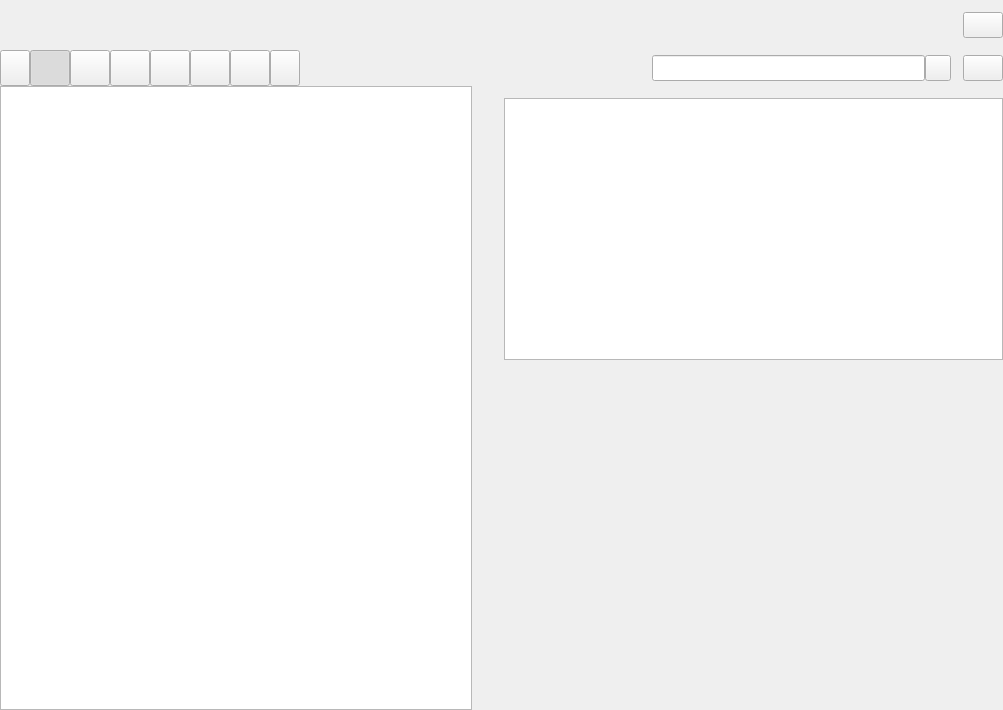
<?xml version="1.0" encoding="UTF-8"?>
<ui version="4.0">
    <class>RaptorStarPage</class>
    <widget class="QWidget" name="RaptorStarPage">
        <property name="geometry">
            <rect>
                <x>0</x>
                <y>0</y>
                <width>1003</width>
                <height>710</height>
            </rect>
        </property>
        <property name="windowTitle">
            <string>Form</string>
        </property>
        <layout class="QVBoxLayout" name="_StarPageLayout">
            <property name="spacing">
                <number>0</number>
            </property>
            <property name="leftMargin">
                <number>0</number>
            </property>
            <property name="topMargin">
                <number>0</number>
            </property>
            <property name="rightMargin">
                <number>0</number>
            </property>
            <property name="bottomMargin">
                <number>0</number>
            </property>
            <item>
                <widget class="QWidget" name="_Header" native="true">
                    <property name="minimumSize">
                        <size>
                            <width>0</width>
                            <height>50</height>
                        </size>
                    </property>
                    <property name="maximumSize">
                        <size>
                            <width>16777215</width>
                            <height>50</height>
                        </size>
                    </property>
                    <property name="styleSheet">
                        <string notr="true"/>
                    </property>
                    <layout class="QHBoxLayout" name="_HeaderLayout">
                        <property name="spacing">
                            <number>0</number>
                        </property>
                        <property name="leftMargin">
                            <number>0</number>
                        </property>
                        <property name="topMargin">
                            <number>0</number>
                        </property>
                        <property name="rightMargin">
                            <number>0</number>
                        </property>
                        <property name="bottomMargin">
                            <number>0</number>
                        </property>
                        <item>
                            <widget class="QWidget" name="_HeaderPanel" native="true">
                                <property name="minimumSize">
                                    <size>
                                        <width>0</width>
                                        <height>0</height>
                                    </size>
                                </property>
                                <property name="maximumSize">
                                    <size>
                                        <width>16777215</width>
                                        <height>16777215</height>
                                    </size>
                                </property>
                                <property name="styleSheet">
                                    <string notr="true"/>
                                </property>
                                <layout class="QVBoxLayout" name="_HeaderPanelLayout">
                                    <property name="spacing">
                                        <number>6</number>
                                    </property>
                                    <property name="sizeConstraint">
                                        <enum>QLayout::SetDefaultConstraint</enum>
                                    </property>
                                    <property name="leftMargin">
                                        <number>0</number>
                                    </property>
                                    <property name="topMargin">
                                        <number>0</number>
                                    </property>
                                    <property name="rightMargin">
                                        <number>0</number>
                                    </property>
                                    <property name="bottomMargin">
                                        <number>0</number>
                                    </property>
                                    <item>
                                        <widget class="QLabel" name="_Title">
                                            <property name="minimumSize">
                                                <size>
                                                    <width>0</width>
                                                    <height>32</height>
                                                </size>
                                            </property>
                                            <property name="maximumSize">
                                                <size>
                                                    <width>16777215</width>
                                                    <height>32</height>
                                                </size>
                                            </property>
                                            <property name="styleSheet">
                                                <string notr="true"/>
                                            </property>
                                            <property name="text">
                                                <string/>
                                            </property>
                                            <property name="alignment">
                                                <set>Qt::AlignLeading|Qt::AlignLeft|Qt::AlignVCenter</set>
                                            </property>
                                        </widget>
                                    </item>
                                    <item>
                                        <widget class="QLabel" name="_Description">
                                            <property name="minimumSize">
                                                <size>
                                                    <width>0</width>
                                                    <height>0</height>
                                                </size>
                                            </property>
                                            <property name="maximumSize">
                                                <size>
                                                    <width>16777215</width>
                                                    <height>16777215</height>
                                                </size>
                                            </property>
                                            <property name="styleSheet">
                                                <string notr="true"/>
                                            </property>
                                            <property name="text">
                                                <string/>
                                            </property>
                                            <property name="alignment">
                                                <set>Qt::AlignBottom|Qt::AlignLeading|Qt::AlignLeft</set>
                                            </property>
                                        </widget>
                                    </item>
                                </layout>
                            </widget>
                        </item>
                        <item>
                            <spacer name="_HeaderSpacer">
                                <property name="orientation">
                                    <enum>Qt::Horizontal</enum>
                                </property>
                                <property name="sizeHint" stdset="0">
                                    <size>
                                        <width>40</width>
                                        <height>20</height>
                                    </size>
                                </property>
                            </spacer>
                        </item>
                        <item>
                            <widget class="QWidget" name="_HeaderPanem" native="true">
                                <layout class="QHBoxLayout" name="_HeaderPanemLayout">
                                    <property name="spacing">
                                        <number>10</number>
                                    </property>
                                    <property name="leftMargin">
                                        <number>0</number>
                                    </property>
                                    <property name="topMargin">
                                        <number>0</number>
                                    </property>
                                    <property name="rightMargin">
                                        <number>0</number>
                                    </property>
                                    <property name="bottomMargin">
                                        <number>0</number>
                                    </property>
                                    <item>
                                        <widget class="QPushButton" name="_UnStarred">
                                            <property name="minimumSize">
                                                <size>
                                                    <width>0</width>
                                                    <height>26</height>
                                                </size>
                                            </property>
                                            <property name="maximumSize">
                                                <size>
                                                    <width>16777215</width>
                                                    <height>26</height>
                                                </size>
                                            </property>
                                            <property name="styleSheet">
                                                <string notr="true"/>
                                            </property>
                                            <property name="text">
                                                <string/>
                                            </property>
                                        </widget>
                                    </item>
                                </layout>
                            </widget>
                        </item>
                    </layout>
                </widget>
            </item>
            <item>
                <widget class="QWidget" name="_Control" native="true">
                    <property name="minimumSize">
                        <size>
                            <width>0</width>
                            <height>36</height>
                        </size>
                    </property>
                    <property name="maximumSize">
                        <size>
                            <width>16777215</width>
                            <height>36</height>
                        </size>
                    </property>
                    <property name="styleSheet">
                        <string notr="true"/>
                    </property>
                    <layout class="QHBoxLayout" name="_ControlLayout">
                        <property name="spacing">
                            <number>0</number>
                        </property>
                        <property name="leftMargin">
                            <number>0</number>
                        </property>
                        <property name="topMargin">
                            <number>0</number>
                        </property>
                        <property name="rightMargin">
                            <number>0</number>
                        </property>
                        <property name="bottomMargin">
                            <number>0</number>
                        </property>
                        <item>
                            <widget class="QWidget" name="_TabPanel" native="true">
                                <property name="sizePolicy">
                                    <sizepolicy hsizetype="Preferred" vsizetype="Preferred">
                                        <horstretch>0</horstretch>
                                        <verstretch>0</verstretch>
                                    </sizepolicy>
                                </property>
                                <property name="styleSheet">
                                    <string notr="true"/>
                                </property>
                                <layout class="QHBoxLayout" name="_TabPanelLayout">
                                    <property name="spacing">
                                        <number>0</number>
                                    </property>
                                    <property name="leftMargin">
                                        <number>0</number>
                                    </property>
                                    <property name="topMargin">
                                        <number>0</number>
                                    </property>
                                    <property name="rightMargin">
                                        <number>0</number>
                                    </property>
                                    <property name="bottomMargin">
                                        <number>0</number>
                                    </property>
                                    <item>
                                        <widget class="QPushButton" name="_TabPrev">
                                            <property name="sizePolicy">
                                                <sizepolicy hsizetype="Minimum" vsizetype="Preferred">
                                                    <horstretch>0</horstretch>
                                                    <verstretch>0</verstretch>
                                                </sizepolicy>
                                            </property>
                                            <property name="minimumSize">
                                                <size>
                                                    <width>30</width>
                                                    <height>0</height>
                                                </size>
                                            </property>
                                            <property name="maximumSize">
                                                <size>
                                                    <width>30</width>
                                                    <height>16777215</height>
                                                </size>
                                            </property>
                                            <property name="styleSheet">
                                                <string notr="true"/>
                                            </property>
                                            <property name="text">
                                                <string/>
                                            </property>
                                        </widget>
                                    </item>
                                    <item>
                                        <widget class="QPushButton" name="_TabAll">
                                            <property name="sizePolicy">
                                                <sizepolicy hsizetype="Minimum" vsizetype="Preferred">
                                                    <horstretch>0</horstretch>
                                                    <verstretch>0</verstretch>
                                                </sizepolicy>
                                            </property>
                                            <property name="styleSheet">
                                                <string notr="true"/>
                                            </property>
                                            <property name="text">
                                                <string/>
                                            </property>
                                            <property name="checkable">
                                                <bool>true</bool>
                                            </property>
                                            <property name="checked">
                                                <bool>true</bool>
                                            </property>
                                        </widget>
                                    </item>
                                    <item>
                                        <widget class="QPushButton" name="_TabFolder">
                                            <property name="sizePolicy">
                                                <sizepolicy hsizetype="Minimum" vsizetype="Preferred">
                                                    <horstretch>0</horstretch>
                                                    <verstretch>0</verstretch>
                                                </sizepolicy>
                                            </property>
                                            <property name="text">
                                                <string/>
                                            </property>
                                            <property name="checkable">
                                                <bool>true</bool>
                                            </property>
                                        </widget>
                                    </item>
                                    <item>
                                        <widget class="QPushButton" name="_TabVideo">
                                            <property name="sizePolicy">
                                                <sizepolicy hsizetype="Minimum" vsizetype="Preferred">
                                                    <horstretch>0</horstretch>
                                                    <verstretch>0</verstretch>
                                                </sizepolicy>
                                            </property>
                                            <property name="text">
                                                <string/>
                                            </property>
                                            <property name="checkable">
                                                <bool>true</bool>
                                            </property>
                                        </widget>
                                    </item>
                                    <item>
                                        <widget class="QPushButton" name="_TabAudio">
                                            <property name="sizePolicy">
                                                <sizepolicy hsizetype="Minimum" vsizetype="Preferred">
                                                    <horstretch>0</horstretch>
                                                    <verstretch>0</verstretch>
                                                </sizepolicy>
                                            </property>
                                            <property name="text">
                                                <string/>
                                            </property>
                                            <property name="checkable">
                                                <bool>true</bool>
                                            </property>
                                        </widget>
                                    </item>
                                    <item>
                                        <widget class="QPushButton" name="_TabImage">
                                            <property name="sizePolicy">
                                                <sizepolicy hsizetype="Minimum" vsizetype="Preferred">
                                                    <horstretch>0</horstretch>
                                                    <verstretch>0</verstretch>
                                                </sizepolicy>
                                            </property>
                                            <property name="text">
                                                <string/>
                                            </property>
                                            <property name="checkable">
                                                <bool>true</bool>
                                            </property>
                                        </widget>
                                    </item>
                                    <item>
                                        <widget class="QPushButton" name="_TabDocument">
                                            <property name="sizePolicy">
                                                <sizepolicy hsizetype="Minimum" vsizetype="Preferred">
                                                    <horstretch>0</horstretch>
                                                    <verstretch>0</verstretch>
                                                </sizepolicy>
                                            </property>
                                            <property name="text">
                                                <string/>
                                            </property>
                                            <property name="checkable">
                                                <bool>true</bool>
                                            </property>
                                        </widget>
                                    </item>
                                    <item>
                                        <widget class="QPushButton" name="_TabNext">
                                            <property name="sizePolicy">
                                                <sizepolicy hsizetype="Minimum" vsizetype="Preferred">
                                                    <horstretch>0</horstretch>
                                                    <verstretch>0</verstretch>
                                                </sizepolicy>
                                            </property>
                                            <property name="minimumSize">
                                                <size>
                                                    <width>30</width>
                                                    <height>0</height>
                                                </size>
                                            </property>
                                            <property name="maximumSize">
                                                <size>
                                                    <width>30</width>
                                                    <height>16777215</height>
                                                </size>
                                            </property>
                                            <property name="styleSheet">
                                                <string notr="true"/>
                                            </property>
                                            <property name="text">
                                                <string/>
                                            </property>
                                        </widget>
                                    </item>
                                </layout>
                            </widget>
                        </item>
                        <item>
                            <spacer name="_ControlSpacer">
                                <property name="orientation">
                                    <enum>Qt::Horizontal</enum>
                                </property>
                                <property name="sizeHint" stdset="0">
                                    <size>
                                        <width>40</width>
                                        <height>20</height>
                                    </size>
                                </property>
                            </spacer>
                        </item>
                        <item>
                            <widget class="QWidget" name="_ControlPanel" native="true">
                                <layout class="QHBoxLayout" name="_ControlPanelLayout">
                                    <property name="spacing">
                                        <number>12</number>
                                    </property>
                                    <property name="leftMargin">
                                        <number>0</number>
                                    </property>
                                    <property name="topMargin">
                                        <number>0</number>
                                    </property>
                                    <property name="rightMargin">
                                        <number>0</number>
                                    </property>
                                    <property name="bottomMargin">
                                        <number>0</number>
                                    </property>
                                    <item>
                                        <widget class="QWidget" name="_SearchPanel" native="true">
                                            <property name="styleSheet">
                                                <string notr="true"/>
                                            </property>
                                            <layout class="QHBoxLayout" name="_SearchPanelLayout" stretch="0,0">
                                                <property name="spacing">
                                                    <number>0</number>
                                                </property>
                                                <property name="leftMargin">
                                                    <number>0</number>
                                                </property>
                                                <property name="topMargin">
                                                    <number>0</number>
                                                </property>
                                                <property name="rightMargin">
                                                    <number>0</number>
                                                </property>
                                                <property name="bottomMargin">
                                                    <number>0</number>
                                                </property>
                                                <item>
                                                    <widget class="QLineEdit" name="_SearchEdit">
                                                        <property name="sizePolicy">
                                                            <sizepolicy hsizetype="Expanding" vsizetype="Expanding">
                                                                <horstretch>0</horstretch>
                                                                <verstretch>0</verstretch>
                                                            </sizepolicy>
                                                        </property>
                                                        <property name="minimumSize">
                                                            <size>
                                                                <width>0</width>
                                                                <height>26</height>
                                                            </size>
                                                        </property>
                                                        <property name="maximumSize">
                                                            <size>
                                                                <width>16777215</width>
                                                                <height>26</height>
                                                            </size>
                                                        </property>
                                                        <property name="styleSheet">
                                                            <string notr="true"/>
                                                        </property>
                                                    </widget>
                                                </item>
                                                <item>
                                                    <widget class="QPushButton" name="_Search">
                                                        <property name="sizePolicy">
                                                            <sizepolicy hsizetype="Fixed" vsizetype="Fixed">
                                                                <horstretch>0</horstretch>
                                                                <verstretch>0</verstretch>
                                                            </sizepolicy>
                                                        </property>
                                                        <property name="minimumSize">
                                                            <size>
                                                                <width>26</width>
                                                                <height>26</height>
                                                            </size>
                                                        </property>
                                                        <property name="maximumSize">
                                                            <size>
                                                                <width>26</width>
                                                                <height>26</height>
                                                            </size>
                                                        </property>
                                                        <property name="styleSheet">
                                                            <string notr="true"/>
                                                        </property>
                                                        <property name="text">
                                                            <string/>
                                                        </property>
                                                        <property name="iconSize">
                                                            <size>
                                                                <width>20</width>
                                                                <height>20</height>
                                                            </size>
                                                        </property>
                                                    </widget>
                                                </item>
                                            </layout>
                                        </widget>
                                    </item>
                                    <item>
                                        <widget class="QPushButton" name="_Refresh">
                                            <property name="minimumSize">
                                                <size>
                                                    <width>0</width>
                                                    <height>26</height>
                                                </size>
                                            </property>
                                            <property name="maximumSize">
                                                <size>
                                                    <width>16777215</width>
                                                    <height>26</height>
                                                </size>
                                            </property>
                                            <property name="styleSheet">
                                                <string notr="true"/>
                                            </property>
                                            <property name="text">
                                                <string/>
                                            </property>
                                        </widget>
                                    </item>
                                </layout>
                            </widget>
                        </item>
                    </layout>
                </widget>
            </item>
            <item>
                <widget class="QSplitter" name="_Splitter">
                    <property name="orientation">
                        <enum>Qt::Horizontal</enum>
                    </property>
                    <property name="handleWidth">
                        <number>1</number>
                    </property>
                    <property name="childrenCollapsible">
                        <bool>false</bool>
                    </property>
                    <widget class="RaptorTableView" name="_ItemView">
                        <property name="contextMenuPolicy">
                            <enum>Qt::NoContextMenu</enum>
                        </property>
                        <property name="styleSheet">
                            <string notr="true"/>
                        </property>
                        <property name="verticalScrollBarPolicy">
                            <enum>Qt::ScrollBarAsNeeded</enum>
                        </property>
                    </widget>
                    <widget class="QWidget" name="_ItemAttributePanel" native="true">
                        <property name="sizePolicy">
                            <sizepolicy hsizetype="Preferred" vsizetype="Preferred">
                                <horstretch>0</horstretch>
                                <verstretch>0</verstretch>
                            </sizepolicy>
                        </property>
                        <layout class="QGridLayout" name="_ItemAttributePanelLayout">
                            <property name="leftMargin">
                                <number>12</number>
                            </property>
                            <property name="topMargin">
                                <number>12</number>
                            </property>
                            <property name="rightMargin">
                                <number>0</number>
                            </property>
                            <property name="bottomMargin">
                                <number>12</number>
                            </property>
                            <property name="spacing">
                                <number>12</number>
                            </property>
                            <item row="1" column="0">
                                <widget class="QLabel" name="_ItemNameTip">
                                    <property name="minimumSize">
                                        <size>
                                            <width>0</width>
                                            <height>26</height>
                                        </size>
                                    </property>
                                    <property name="styleSheet">
                                        <string notr="true"/>
                                    </property>
                                    <property name="text">
                                        <string/>
                                    </property>
                                    <property name="alignment">
                                        <set>Qt::AlignRight|Qt::AlignTop|Qt::AlignTrailing</set>
                                    </property>
                                </widget>
                            </item>
                            <item row="5" column="1">
                                <widget class="QLabel" name="_ItemSize">
                                    <property name="sizePolicy">
                                        <sizepolicy hsizetype="Expanding" vsizetype="Fixed">
                                            <horstretch>0</horstretch>
                                            <verstretch>0</verstretch>
                                        </sizepolicy>
                                    </property>
                                    <property name="minimumSize">
                                        <size>
                                            <width>0</width>
                                            <height>26</height>
                                        </size>
                                    </property>
                                    <property name="maximumSize">
                                        <size>
                                            <width>16777215</width>
                                            <height>26</height>
                                        </size>
                                    </property>
                                    <property name="styleSheet">
                                        <string notr="true"/>
                                    </property>
                                    <property name="text">
                                        <string/>
                                    </property>
                                </widget>
                            </item>
                            <item row="3" column="1">
                                <widget class="QLabel" name="_ItemUpdated">
                                    <property name="sizePolicy">
                                        <sizepolicy hsizetype="Expanding" vsizetype="Fixed">
                                            <horstretch>0</horstretch>
                                            <verstretch>0</verstretch>
                                        </sizepolicy>
                                    </property>
                                    <property name="minimumSize">
                                        <size>
                                            <width>0</width>
                                            <height>26</height>
                                        </size>
                                    </property>
                                    <property name="maximumSize">
                                        <size>
                                            <width>16777215</width>
                                            <height>26</height>
                                        </size>
                                    </property>
                                    <property name="styleSheet">
                                        <string notr="true"/>
                                    </property>
                                    <property name="text">
                                        <string/>
                                    </property>
                                </widget>
                            </item>
                            <item row="3" column="0">
                                <widget class="QLabel" name="_ItemUpdatedTip">
                                    <property name="minimumSize">
                                        <size>
                                            <width>0</width>
                                            <height>26</height>
                                        </size>
                                    </property>
                                    <property name="maximumSize">
                                        <size>
                                            <width>16777215</width>
                                            <height>26</height>
                                        </size>
                                    </property>
                                    <property name="styleSheet">
                                        <string notr="true"/>
                                    </property>
                                    <property name="text">
                                        <string/>
                                    </property>
                                    <property name="alignment">
                                        <set>Qt::AlignRight|Qt::AlignTrailing|Qt::AlignVCenter</set>
                                    </property>
                                </widget>
                            </item>
                            <item row="5" column="0">
                                <widget class="QLabel" name="_ItemSizeTip">
                                    <property name="minimumSize">
                                        <size>
                                            <width>0</width>
                                            <height>26</height>
                                        </size>
                                    </property>
                                    <property name="maximumSize">
                                        <size>
                                            <width>16777215</width>
                                            <height>26</height>
                                        </size>
                                    </property>
                                    <property name="styleSheet">
                                        <string notr="true"/>
                                    </property>
                                    <property name="text">
                                        <string/>
                                    </property>
                                    <property name="alignment">
                                        <set>Qt::AlignRight|Qt::AlignTrailing|Qt::AlignVCenter</set>
                                    </property>
                                </widget>
                            </item>
                            <item row="1" column="1">
                                <widget class="QTextEdit" name="_ItemName">
                                    <property name="sizePolicy">
                                        <sizepolicy hsizetype="Expanding" vsizetype="Expanding">
                                            <horstretch>0</horstretch>
                                            <verstretch>0</verstretch>
                                        </sizepolicy>
                                    </property>
                                    <property name="minimumSize">
                                        <size>
                                            <width>0</width>
                                            <height>26</height>
                                        </size>
                                    </property>
                                    <property name="styleSheet">
                                        <string notr="true"/>
                                    </property>
                                    <property name="verticalScrollBarPolicy">
                                        <enum>Qt::ScrollBarAlwaysOff</enum>
                                    </property>
                                    <property name="horizontalScrollBarPolicy">
                                        <enum>Qt::ScrollBarAlwaysOff</enum>
                                    </property>
                                    <property name="sizeAdjustPolicy">
                                        <enum>QAbstractScrollArea::AdjustIgnored</enum>
                                    </property>
                                    <property name="readOnly">
                                        <bool>true</bool>
                                    </property>
                                </widget>
                            </item>
                            <item row="6" column="1">
                                <spacer name="_ItemAttributePanelSpacer">
                                    <property name="orientation">
                                        <enum>Qt::Vertical</enum>
                                    </property>
                                    <property name="sizeHint" stdset="0">
                                        <size>
                                            <width>20</width>
                                            <height>40</height>
                                        </size>
                                    </property>
                                </spacer>
                            </item>
                        </layout>
                    </widget>
                </widget>
            </item>
        </layout>
    </widget>
    <customwidgets>
        <customwidget>
            <class>RaptorTableView</class>
            <extends>QTableView</extends>
            <header>../../../Src/Component/TableView/RaptorTableView.h</header>
        </customwidget>
    </customwidgets>
    <resources/>
    <connections/>
</ui>
